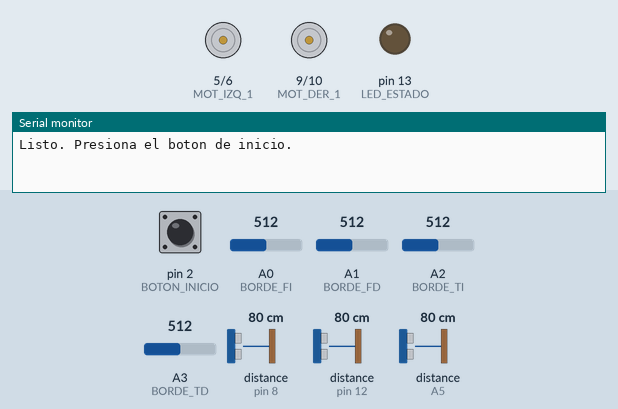
Recording of a sketch running on a simulated Arduino Uno, built with avr-gcc and run on an emulated ATmega328P. Parts: motor-driver pin pairs drawn as motors (green arrow = first pin HIGH = forward, orange = second pin HIGH = backward, longer = more drive), output pins drawn as LEDs (lit = HIGH), the last lines printed to the serial monitor. Dashed ring = blinking. The test bench sets the inputs (shaded band); at power-on: pin 2 (BOTON_INICIO) HIGH, A1 (BORDE_FD) = 512, A0 (BORDE_FI) = 512, A2 (BORDE_TI) = 512, A3 (BORDE_TD) = 512, distance to the obstacle (sensors on pin 8, pin 12, A5) 80 cm. The echo pulse lasts 58.3 µs per cm; pins used as bus, display or sensor lines are not drawn.

Above: at 1.2 s.
1.3 s: pin 2 (BOTON_INICIO) pulled LOW for 0.15 s
At 1.87 s:
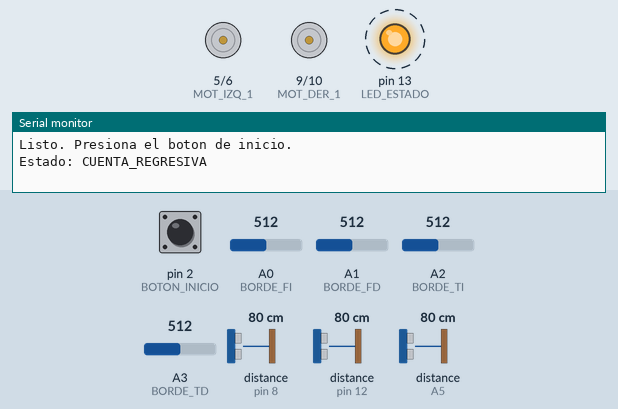
4.3 s: A1 (BORDE_FD) set to 311
7.3 s: A1 (BORDE_FD) set to 292
At 8.2 s:
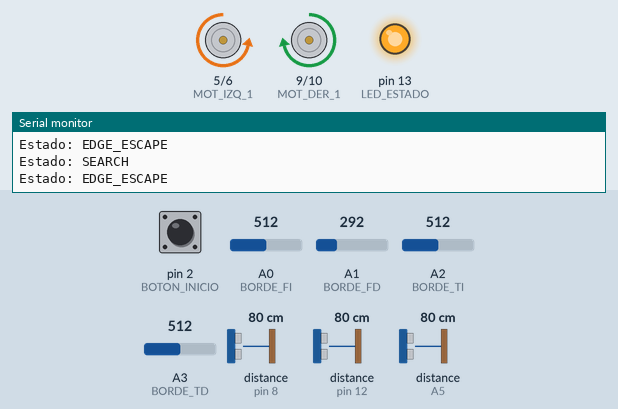
10.3 s: A0 (BORDE_FI) set to 313
13.3 s: A0 (BORDE_FI) set to 284
At 13.7 s:
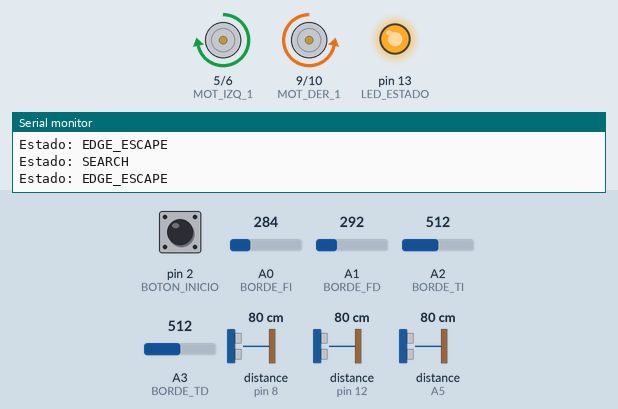
Timing chart, 0 to 17.3 s (numbered marks = the images above; inputs shaded):
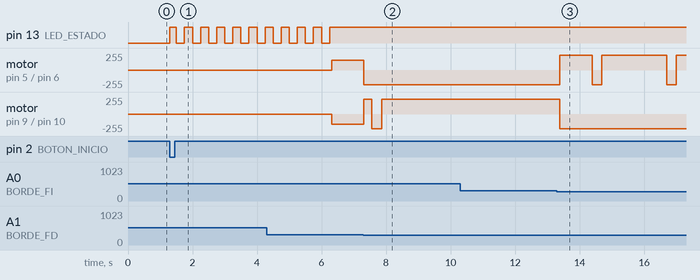

Measured:
- the behaviour switches between 300 and 299 on A1 (BORDE_FD) (found by bisection; images 1 and 2)
- the behaviour switches between 300 and 299 on A0 (BORDE_FI) (found by bisection; images 2 and 3)
- after the input at 1.3 s, pin 13 (LED_ESTADO): alternates HIGH for 0.25 s and LOW for 0.25 s, starting at once
- after the input at 7.3 s, motor on pin 5 (MOT_IZQ_1) / pin 6 (MOT_IZQ_2): forward 150/255 → backward 220/255 at once; motor on pin 9 (MOT_DER_1) / pin 10 (MOT_DER_2): backward 150/255 → forward 220/255 at once, → backward 220/255 0.25 s later, → forward 220/255 0.30 s later
- after the input at 13.3 s, motor on pin 5 (MOT_IZQ_1) / pin 6 (MOT_IZQ_2): goes forward 220/255 1.0 s, backward 220/255 0.30 s, forward 220/255 2.0 s, backward 220/255 0.30 s, then forward 220/255, starting after 0.09 s

The sketch:

minisumo_sim.ino
```cpp
/*
  MiniSumo: simulación en Tinkercad Circuits

  Tinkercad no tiene Arduino Nano, DRV8833, VL53L0X ni TCRT5000, así que en
  la simulación se reemplazan por:
    Arduino Nano -> Arduino Uno R3 (mismo microcontrolador y mismos pines)
    DRV8833      -> L293D (se controla igual: dos entradas por motor)
    VL53L0X x3   -> 3 sensores ultrasónicos HC-SR04
    TCRT5000 x4  -> 4 potenciómetros (girado a 0 = línea blanca)

  La máquina de estados es la misma que usará el robot real. Para pasar al
  robot real solo cambian leerRival() y leerBorde().
*/

// ---------- Pines ----------
// Motores (L293D en la simulación, DRV8833 en el robot real)
const int MOT_IZQ_1 = 5;   // L293D Input 1
const int MOT_IZQ_2 = 6;   // L293D Input 2
const int MOT_DER_1 = 9;   // L293D Input 3
const int MOT_DER_2 = 10;  // L293D Input 4

// Sensores de rival (HC-SR04 en la simulación): TRIG, ECHO
const int RIVAL_IZQ_TRIG = 7,  RIVAL_IZQ_ECHO = 8;
const int RIVAL_CEN_TRIG = 11, RIVAL_CEN_ECHO = 12;
const int RIVAL_DER_TRIG = A4, RIVAL_DER_ECHO = A5;

// Sensores de borde (potenciómetros en la simulación)
const int BORDE_FI = A0;  // frontal izquierdo
const int BORDE_FD = A1;  // frontal derecho
const int BORDE_TI = A2;  // trasero izquierdo
const int BORDE_TD = A3;  // trasero derecho

const int BOTON_INICIO = 2;
const int LED_ESTADO = 13;

// ---------- Ajustes ----------
const int UMBRAL_BLANCO = 300;      // lectura menor = línea blanca (calibrar en el dojo real)
const int UMBRAL_RIVAL_CM = 60;     // a menos de esto se considera que hay rival
const unsigned long ESPERA_INICIO_MS = 5000;  // reglamento: 5 s

const int VEL_BUSQUEDA = 150;
const int VEL_SEGUIR = 200;
const int VEL_ATAQUE = 255;
const int VEL_ESCAPE = 220;

// ---------- Estados ----------
enum Estado { WAIT_START, CUENTA_REGRESIVA, SEARCH, TRACK, ATTACK, EDGE_ESCAPE };
Estado estado = WAIT_START;
unsigned long tiempoEstado = 0;

// Escape de borde: 0 = retroceder, 1 = girar
int fasEscape = 0;
bool escapeHaciaAtras = true;   // true si el borde se vio adelante
int giroEscape = 1;             // 1 = girar a la derecha, -1 = a la izquierda

// Prototipos (Tinkercad no siempre los genera solo)
void motores(int izq, int der);
void cambiarEstado(Estado nuevo);

void setup() {
  Serial.begin(9600);

  pinMode(MOT_IZQ_1, OUTPUT);
  pinMode(MOT_IZQ_2, OUTPUT);
  pinMode(MOT_DER_1, OUTPUT);
  pinMode(MOT_DER_2, OUTPUT);

  pinMode(RIVAL_IZQ_TRIG, OUTPUT); pinMode(RIVAL_IZQ_ECHO, INPUT);
  pinMode(RIVAL_CEN_TRIG, OUTPUT); pinMode(RIVAL_CEN_ECHO, INPUT);
  pinMode(RIVAL_DER_TRIG, OUTPUT); pinMode(RIVAL_DER_ECHO, INPUT);

  pinMode(BOTON_INICIO, INPUT_PULLUP);
  pinMode(LED_ESTADO, OUTPUT);

  motores(0, 0);
  Serial.println("Listo. Presiona el boton de inicio.");
}

// ---------- Motores ----------
// velocidad de -255 (atrás) a 255 (adelante)
void motor(int pin1, int pin2, int velocidad) {
  velocidad = constrain(velocidad, -255, 255);
  if (velocidad >= 0) {
    analogWrite(pin1, velocidad);
    digitalWrite(pin2, LOW);
  } else {
    digitalWrite(pin1, LOW);
    analogWrite(pin2, -velocidad);
  }
}

void motores(int izq, int der) {
  motor(MOT_IZQ_1, MOT_IZQ_2, izq);
  motor(MOT_DER_1, MOT_DER_2, der);
}

// ---------- Sensores ----------
long distanciaCm(int trig, int echo) {
  digitalWrite(trig, LOW);
  delayMicroseconds(2);
  digitalWrite(trig, HIGH);
  delayMicroseconds(10);
  digitalWrite(trig, LOW);
  long us = pulseIn(echo, HIGH, 6000);  // 6 ms ≈ 1 m como máximo
  if (us == 0) return 999;              // no hay nada
  return us / 58;
}

// En el robot real esto lee los VL53L0X.
void leerRival(bool &izq, bool &cen, bool &der) {
  izq = distanciaCm(RIVAL_IZQ_TRIG, RIVAL_IZQ_ECHO) < UMBRAL_RIVAL_CM;
  cen = distanciaCm(RIVAL_CEN_TRIG, RIVAL_CEN_ECHO) < UMBRAL_RIVAL_CM;
  der = distanciaCm(RIVAL_DER_TRIG, RIVAL_DER_ECHO) < UMBRAL_RIVAL_CM;
}

// En el robot real esto lee los TCRT5000 (misma lógica, otro umbral).
void leerBorde(bool &fi, bool &fd, bool &ti, bool &td) {
  fi = analogRead(BORDE_FI) < UMBRAL_BLANCO;
  fd = analogRead(BORDE_FD) < UMBRAL_BLANCO;
  ti = analogRead(BORDE_TI) < UMBRAL_BLANCO;
  td = analogRead(BORDE_TD) < UMBRAL_BLANCO;
}

void cambiarEstado(Estado nuevo) {
  if (nuevo == estado) return;
  estado = nuevo;
  tiempoEstado = millis();
  const char *nombres[] = {"WAIT_START", "CUENTA_REGRESIVA", "SEARCH", "TRACK", "ATTACK", "EDGE_ESCAPE"};
  Serial.print("Estado: ");
  Serial.println(nombres[nuevo]);
}

// ---------- Programa principal ----------
void loop() {
  unsigned long ahora = millis();

  if (estado == WAIT_START) {
    motores(0, 0);
    if (digitalRead(BOTON_INICIO) == LOW) cambiarEstado(CUENTA_REGRESIVA);
    return;
  }

  if (estado == CUENTA_REGRESIVA) {
    motores(0, 0);                                        // inmóvil por reglamento
    digitalWrite(LED_ESTADO, (ahora / 250) % 2);          // parpadea mientras espera
    if (ahora - tiempoEstado >= ESPERA_INICIO_MS) {
      digitalWrite(LED_ESTADO, HIGH);
      cambiarEstado(SEARCH);
    }
    return;
  }

  // 1) El borde tiene prioridad sobre todo lo demás
  bool fi, fd, ti, td;
  leerBorde(fi, fd, ti, td);
  if (estado != EDGE_ESCAPE && (fi || fd || ti || td)) {
    escapeHaciaAtras = (fi || fd);                  // borde adelante: retroceder
    giroEscape = (fi || ti) ? 1 : -1;               // borde a la izquierda: girar a la derecha
    fasEscape = 0;
    cambiarEstado(EDGE_ESCAPE);
  }

  if (estado == EDGE_ESCAPE) {
    unsigned long t = ahora - tiempoEstado;
    if (fasEscape == 0) {
      int v = escapeHaciaAtras ? -VEL_ESCAPE : VEL_ESCAPE;
      motores(v, v);
      if (t > 300) { fasEscape = 1; tiempoEstado = ahora; }
    } else {
      motores(VEL_ESCAPE * giroEscape, -VEL_ESCAPE * giroEscape);
      if (t > 250) cambiarEstado(SEARCH);
    }
    return;
  }

  // 2) Buscar y atacar
  bool rIzq, rCen, rDer;
  leerRival(rIzq, rCen, rDer);

  if (rCen && !rIzq && !rDer) {
    cambiarEstado(ATTACK);
    motores(VEL_ATAQUE, VEL_ATAQUE);
  } else if (rCen && rIzq && rDer) {
    cambiarEstado(ATTACK);                          // rival grande y de frente
    motores(VEL_ATAQUE, VEL_ATAQUE);
  } else if (rIzq) {
    cambiarEstado(TRACK);
    motores(VEL_SEGUIR / 3, VEL_SEGUIR);            // corregir hacia la izquierda
  } else if (rDer) {
    cambiarEstado(TRACK);
    motores(VEL_SEGUIR, VEL_SEGUIR / 3);            // corregir hacia la derecha
  } else {
    cambiarEstado(SEARCH);
    motores(VEL_BUSQUEDA, -VEL_BUSQUEDA);           // girar en el lugar
  }
}
```
